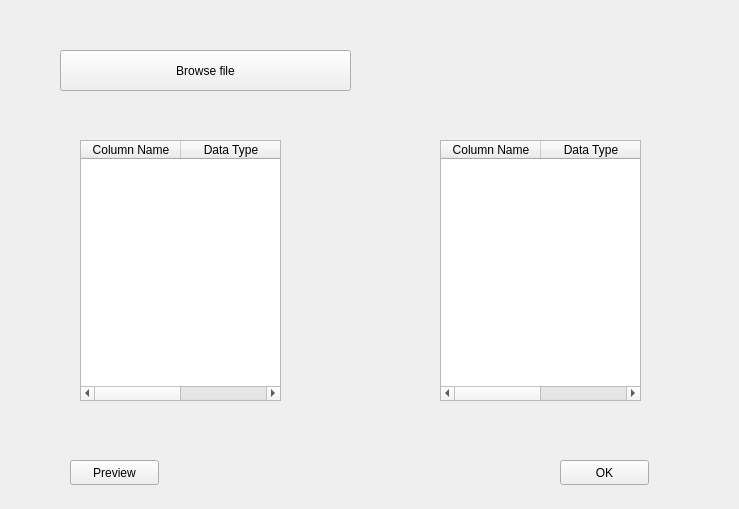
<?xml version="1.0" encoding="UTF-8"?>
<ui version="4.0">
 <class>ConfigFile</class>
 <widget class="QWidget" name="ConfigFile">
  <property name="geometry">
   <rect>
    <x>0</x>
    <y>0</y>
    <width>739</width>
    <height>509</height>
   </rect>
  </property>
  <property name="windowTitle">
   <string>Config Source File</string>
  </property>
  <widget class="QPushButton" name="browseFileButton">
   <property name="geometry">
    <rect>
     <x>60</x>
     <y>50</y>
     <width>291</width>
     <height>41</height>
    </rect>
   </property>
   <property name="text">
    <string>Browse file</string>
   </property>
  </widget>
  <widget class="QTableWidget" name="tableSourceWidget">
   <property name="enabled">
    <bool>true</bool>
   </property>
   <property name="geometry">
    <rect>
     <x>80</x>
     <y>140</y>
     <width>201</width>
     <height>261</height>
    </rect>
   </property>
   <property name="tabletTracking">
    <bool>false</bool>
   </property>
   <column>
    <property name="text">
     <string>Column Name</string>
    </property>
   </column>
   <column>
    <property name="text">
     <string>Data Type</string>
    </property>
   </column>
  </widget>
  <widget class="QTableWidget" name="tableDestWidget">
   <property name="geometry">
    <rect>
     <x>440</x>
     <y>140</y>
     <width>201</width>
     <height>261</height>
    </rect>
   </property>
   <column>
    <property name="text">
     <string>Column Name</string>
    </property>
   </column>
   <column>
    <property name="text">
     <string>Data Type</string>
    </property>
   </column>
  </widget>
  <widget class="QPushButton" name="previewButton">
   <property name="geometry">
    <rect>
     <x>70</x>
     <y>460</y>
     <width>89</width>
     <height>25</height>
    </rect>
   </property>
   <property name="text">
    <string>Preview</string>
   </property>
  </widget>
  <widget class="QPushButton" name="okButton">
   <property name="geometry">
    <rect>
     <x>560</x>
     <y>460</y>
     <width>89</width>
     <height>25</height>
    </rect>
   </property>
   <property name="text">
    <string>OK</string>
   </property>
  </widget>
 </widget>
 <resources/>
 <connections/>
</ui>
